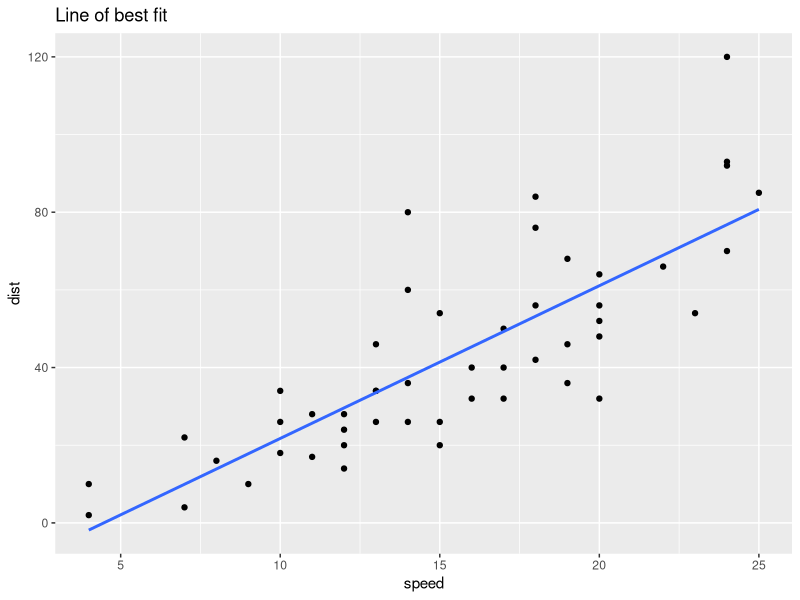
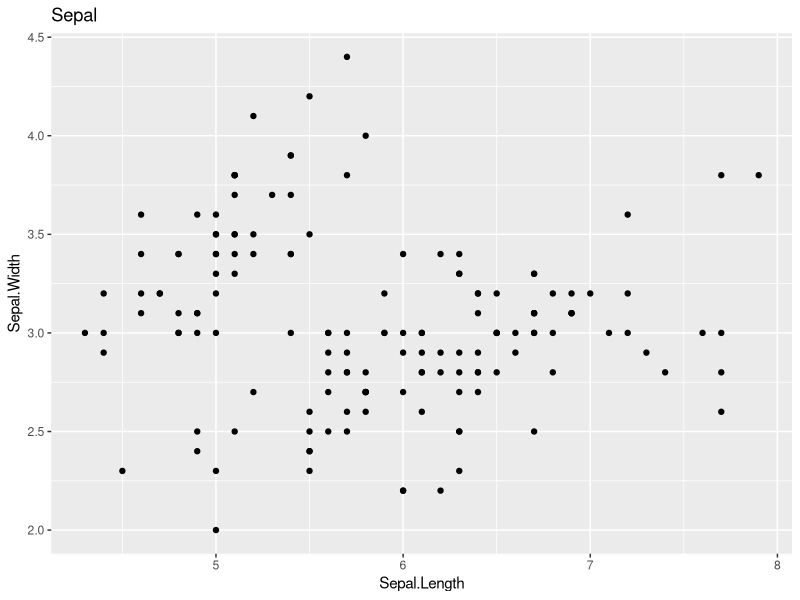
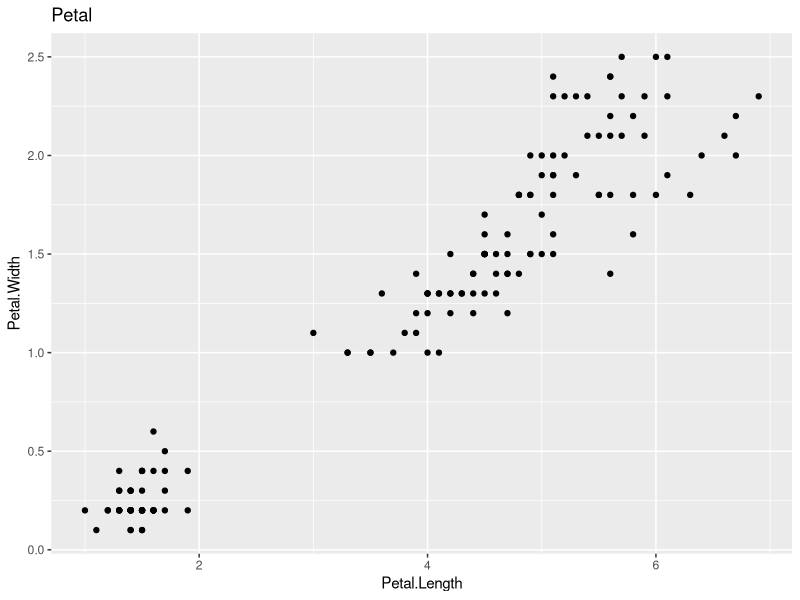

The R script that drew these images, in order:
## ---- chunk 1

## ---- chunk 2
library(ggplot2)
library(grid)
## ---- chunk 3
ggplot(cars, aes(speed, dist)) + 
  geom_point() + 
  geom_smooth(method = "lm", se = FALSE, formula = y ~ x) + 
  ggtitle("Line of best fit")

grid.force()
grid.ls()
## ---- chunk 4
g1 <- ggplot(iris, aes(Sepal.Length, Sepal.Width)) +
  geom_point() + 
  ggtitle("Sepal")

g2 <- ggplot(iris, aes(Petal.Length, Petal.Width)) +
  geom_point() + 
  ggtitle("Petal")

g1 
g2
